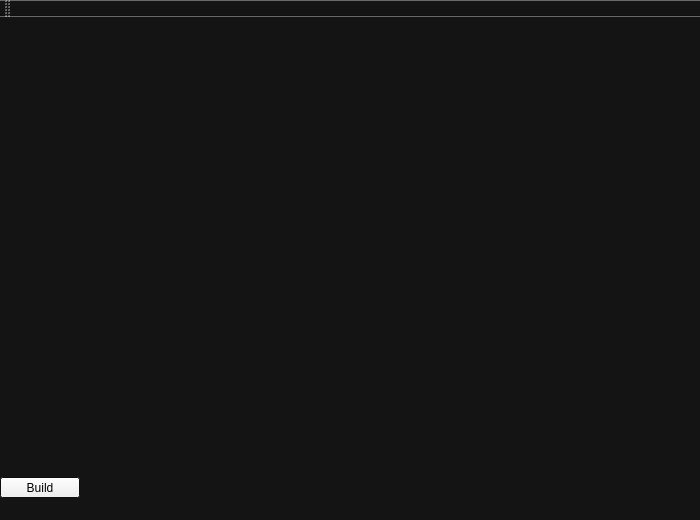
<?xml version="1.0" encoding="UTF-8"?>
<ui version="4.0">
 <class>MainWindow</class>
 <widget class="QMainWindow" name="MainWindow">
  <property name="enabled">
   <bool>true</bool>
  </property>
  <property name="geometry">
   <rect>
    <x>0</x>
    <y>0</y>
    <width>700</width>
    <height>520</height>
   </rect>
  </property>
  <property name="sizePolicy">
   <sizepolicy hsizetype="Fixed" vsizetype="Fixed">
    <horstretch>0</horstretch>
    <verstretch>0</verstretch>
   </sizepolicy>
  </property>
  <property name="minimumSize">
   <size>
    <width>700</width>
    <height>520</height>
   </size>
  </property>
  <property name="maximumSize">
   <size>
    <width>700</width>
    <height>520</height>
   </size>
  </property>
  <property name="baseSize">
   <size>
    <width>700</width>
    <height>520</height>
   </size>
  </property>
  <property name="palette">
   <palette>
    <active>
     <colorrole role="Base">
      <brush brushstyle="SolidPattern">
       <color alpha="255">
        <red>51</red>
        <green>51</green>
        <blue>51</blue>
       </color>
      </brush>
     </colorrole>
     <colorrole role="Window">
      <brush brushstyle="SolidPattern">
       <color alpha="255">
        <red>20</red>
        <green>20</green>
        <blue>20</blue>
       </color>
      </brush>
     </colorrole>
    </active>
    <inactive>
     <colorrole role="Base">
      <brush brushstyle="SolidPattern">
       <color alpha="255">
        <red>51</red>
        <green>51</green>
        <blue>51</blue>
       </color>
      </brush>
     </colorrole>
     <colorrole role="Window">
      <brush brushstyle="SolidPattern">
       <color alpha="255">
        <red>20</red>
        <green>20</green>
        <blue>20</blue>
       </color>
      </brush>
     </colorrole>
    </inactive>
    <disabled>
     <colorrole role="Base">
      <brush brushstyle="SolidPattern">
       <color alpha="255">
        <red>20</red>
        <green>20</green>
        <blue>20</blue>
       </color>
      </brush>
     </colorrole>
     <colorrole role="Window">
      <brush brushstyle="SolidPattern">
       <color alpha="255">
        <red>20</red>
        <green>20</green>
        <blue>20</blue>
       </color>
      </brush>
     </colorrole>
    </disabled>
   </palette>
  </property>
  <property name="mouseTracking">
   <bool>true</bool>
  </property>
  <property name="acceptDrops">
   <bool>true</bool>
  </property>
  <property name="windowTitle">
   <string>MainWindow</string>
  </property>
  <property name="autoFillBackground">
   <bool>true</bool>
  </property>
  <widget class="QWidget" name="centralWidget">
   <widget class="CreateScene" name="scene" native="true">
    <property name="geometry">
     <rect>
      <x>0</x>
      <y>-10</y>
      <width>701</width>
      <height>491</height>
     </rect>
    </property>
    <property name="sizePolicy">
     <sizepolicy hsizetype="Maximum" vsizetype="Maximum">
      <horstretch>0</horstretch>
      <verstretch>0</verstretch>
     </sizepolicy>
    </property>
    <property name="cursor">
     <cursorShape>PointingHandCursor</cursorShape>
    </property>
    <property name="mouseTracking">
     <bool>true</bool>
    </property>
    <property name="acceptDrops">
     <bool>true</bool>
    </property>
    <property name="autoFillBackground">
     <bool>true</bool>
    </property>
    <widget class="QPushButton" name="pushButton">
     <property name="geometry">
      <rect>
       <x>0</x>
       <y>470</y>
       <width>80</width>
       <height>21</height>
      </rect>
     </property>
     <property name="text">
      <string>Build</string>
     </property>
    </widget>
   </widget>
  </widget>
  <widget class="QMenuBar" name="menuBar">
   <property name="geometry">
    <rect>
     <x>0</x>
     <y>0</y>
     <width>700</width>
     <height>20</height>
    </rect>
   </property>
  </widget>
  <widget class="QToolBar" name="mainToolBar">
   <attribute name="toolBarArea">
    <enum>TopToolBarArea</enum>
   </attribute>
   <attribute name="toolBarBreak">
    <bool>false</bool>
   </attribute>
  </widget>
 </widget>
 <layoutdefault spacing="6" margin="11"/>
 <customwidgets>
  <customwidget>
   <class>CreateScene</class>
   <extends>QWidget</extends>
   <header location="global">createscene.h</header>
   <container>1</container>
  </customwidget>
 </customwidgets>
 <resources/>
 <connections/>
</ui>
